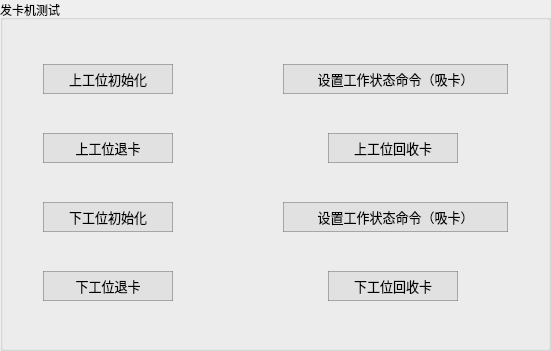
       <widget class="QGroupBox" name="groupBox_20">
        <property name="geometry">
         <rect>
          <x>70</x>
          <y>470</y>
          <width>551</width>
          <height>351</height>
         </rect>
        </property>
        <property name="title">
         <string>发卡机测试</string>
        </property>
        <layout class="QGridLayout" name="gridLayout_19">
         <property name="leftMargin">
          <number>40</number>
         </property>
         <property name="rightMargin">
          <number>40</number>
         </property>
         <item row="1" column="0">
          <layout class="QHBoxLayout" name="horizontalLayout_105">
           <property name="rightMargin">
            <number>0</number>
           </property>
           <item>
            <widget class="QPushButton" name="button_upSlotInit">
             <property name="minimumSize">
              <size>
               <width>130</width>
               <height>30</height>
              </size>
             </property>
             <property name="font">
              <font>
               <pointsize>10</pointsize>
              </font>
             </property>
             <property name="styleSheet">
              <string notr="true">QPushButton{
	border-style:solid;
	border-width:1px;
	color: rgb(0, 0, 0);
	background-color: rgba(225, 225, 225);
	border-color:rgba(100, 100, 100, 120);
}

QPushButton:hover{
	color:rgba(0,0,0,200);
	background-color:rgb(240, 248, 248);
	border-color: rgb(0, 150, 250);
}

QPushButton:pressed{
	border-style:inset;
	color:rgba(0,0,0,150);
	background-color: rgba(225, 225, 225);
	border-color: rgba(0, 163, 245);
}</string>
             </property>
             <property name="text">
              <string>上工位初始化</string>
             </property>
            </widget>
           </item>
           <item>
            <spacer name="horizontalSpacer_58">
             <property name="orientation">
              <enum>Qt::Horizontal</enum>
             </property>
             <property name="sizeHint" stdset="0">
              <size>
               <width>40</width>
               <height>20</height>
              </size>
             </property>
            </spacer>
           </item>
           <item>
            <widget class="QPushButton" name="button_upSlotSetStatus">
             <property name="minimumSize">
              <size>
               <width>225</width>
               <height>30</height>
              </size>
             </property>
             <property name="font">
              <font>
               <pointsize>10</pointsize>
              </font>
             </property>
             <property name="styleSheet">
              <string notr="true">QPushButton{
	border-style:solid;
	border-width:1px;
	color: rgb(0, 0, 0);
	background-color: rgba(225, 225, 225);
	border-color:rgba(100, 100, 100, 120);
}

QPushButton:hover{
	color:rgba(0,0,0,200);
	background-color:rgb(240, 248, 248);
	border-color: rgb(0, 150, 250);
}

QPushButton:pressed{
	border-style:inset;
	color:rgba(0,0,0,150);
	background-color: rgba(225, 225, 225);
	border-color: rgba(0, 163, 245);
}</string>
             </property>
             <property name="text">
              <string>设置工作状态命令（吸卡）</string>
             </property>
            </widget>
           </item>
          </layout>
         </item>
         <item row="3" column="0">
          <layout class="QHBoxLayout" name="horizontalLayout_106">
           <property name="rightMargin">
            <number>0</number>
           </property>
           <item>
            <widget class="QPushButton" name="button_downSlotInit">
             <property name="minimumSize">
              <size>
               <width>130</width>
               <height>30</height>
              </size>
             </property>
             <property name="font">
              <font>
               <pointsize>10</pointsize>
              </font>
             </property>
             <property name="styleSheet">
              <string notr="true">QPushButton{
	border-style:solid;
	border-width:1px;
	color: rgb(0, 0, 0);
	background-color: rgba(225, 225, 225);
	border-color:rgba(100, 100, 100, 120);
}

QPushButton:hover{
	color:rgba(0,0,0,200);
	background-color:rgb(240, 248, 248);
	border-color: rgb(0, 150, 250);
}

QPushButton:pressed{
	border-style:inset;
	color:rgba(0,0,0,150);
	background-color: rgba(225, 225, 225);
	border-color: rgba(0, 163, 245);
}</string>
             </property>
             <property name="text">
              <string>下工位初始化</string>
             </property>
            </widget>
           </item>
           <item>
            <spacer name="horizontalSpacer_59">
             <property name="orientation">
              <enum>Qt::Horizontal</enum>
             </property>
             <property name="sizeHint" stdset="0">
              <size>
               <width>40</width>
               <height>20</height>
              </size>
             </property>
            </spacer>
           </item>
           <item>
            <widget class="QPushButton" name="button_downSlotSetStatus">
             <property name="minimumSize">
              <size>
               <width>225</width>
               <height>30</height>
              </size>
             </property>
             <property name="font">
              <font>
               <pointsize>10</pointsize>
              </font>
             </property>
             <property name="styleSheet">
              <string notr="true">QPushButton{
	border-style:solid;
	border-width:1px;
	color: rgb(0, 0, 0);
	background-color: rgba(225, 225, 225);
	border-color:rgba(100, 100, 100, 120);
}

QPushButton:hover{
	color:rgba(0,0,0,200);
	background-color:rgb(240, 248, 248);
	border-color: rgb(0, 150, 250);
}

QPushButton:pressed{
	border-style:inset;
	color:rgba(0,0,0,150);
	background-color: rgba(225, 225, 225);
	border-color: rgba(0, 163, 245);
}</string>
             </property>
             <property name="text">
              <string>设置工作状态命令（吸卡）</string>
             </property>
            </widget>
           </item>
          </layout>
         </item>
         <item row="2" column="0">
          <layout class="QHBoxLayout" name="horizontalLayout_104">
           <property name="rightMargin">
            <number>50</number>
           </property>
           <item>
            <widget class="QPushButton" name="button_upSlotBackCard">
             <property name="minimumSize">
              <size>
               <width>130</width>
               <height>30</height>
              </size>
             </property>
             <property name="font">
              <font>
               <pointsize>10</pointsize>
              </font>
             </property>
             <property name="styleSheet">
              <string notr="true">QPushButton{
	border-style:solid;
	border-width:1px;
	color: rgb(0, 0, 0);
	background-color: rgba(225, 225, 225);
	border-color:rgba(100, 100, 100, 120);
}

QPushButton:hover{
	color:rgba(0,0,0,200);
	background-color:rgb(240, 248, 248);
	border-color: rgb(0, 150, 250);
}

QPushButton:pressed{
	border-style:inset;
	color:rgba(0,0,0,150);
	background-color: rgba(225, 225, 225);
	border-color: rgba(0, 163, 245);
}</string>
             </property>
             <property name="text">
              <string>上工位退卡</string>
             </property>
            </widget>
           </item>
           <item>
            <spacer name="horizontalSpacer_57">
             <property name="orientation">
              <enum>Qt::Horizontal</enum>
             </property>
             <property name="sizeHint" stdset="0">
              <size>
               <width>40</width>
               <height>20</height>
              </size>
             </property>
            </spacer>
           </item>
           <item>
            <widget class="QPushButton" name="button_upSlotRecoverCard">
             <property name="minimumSize">
              <size>
               <width>130</width>
               <height>30</height>
              </size>
             </property>
             <property name="font">
              <font>
               <pointsize>10</pointsize>
              </font>
             </property>
             <property name="styleSheet">
              <string notr="true">QPushButton{
	border-style:solid;
	border-width:1px;
	color: rgb(0, 0, 0);
	background-color: rgba(225, 225, 225);
	border-color:rgba(100, 100, 100, 120);
}

QPushButton:hover{
	color:rgba(0,0,0,200);
	background-color:rgb(240, 248, 248);
	border-color: rgb(0, 150, 250);
}

QPushButton:pressed{
	border-style:inset;
	color:rgba(0,0,0,150);
	background-color: rgba(225, 225, 225);
	border-color: rgba(0, 163, 245);
}</string>
             </property>
             <property name="text">
              <string>上工位回收卡</string>
             </property>
            </widget>
           </item>
          </layout>
         </item>
         <item row="4" column="0">
          <layout class="QHBoxLayout" name="horizontalLayout_107">
           <property name="rightMargin">
            <number>50</number>
           </property>
           <item>
            <widget class="QPushButton" name="button_downSlotBackCard">
             <property name="minimumSize">
              <size>
               <width>130</width>
               <height>30</height>
              </size>
             </property>
             <property name="font">
              <font>
               <pointsize>10</pointsize>
              </font>
             </property>
             <property name="styleSheet">
              <string notr="true">QPushButton{
	border-style:solid;
	border-width:1px;
	color: rgb(0, 0, 0);
	background-color: rgba(225, 225, 225);
	border-color:rgba(100, 100, 100, 120);
}

QPushButton:hover{
	color:rgba(0,0,0,200);
	background-color:rgb(240, 248, 248);
	border-color: rgb(0, 150, 250);
}

QPushButton:pressed{
	border-style:inset;
	color:rgba(0,0,0,150);
	background-color: rgba(225, 225, 225);
	border-color: rgba(0, 163, 245);
}</string>
             </property>
             <property name="text">
              <string>下工位退卡</string>
             </property>
            </widget>
           </item>
           <item>
            <spacer name="horizontalSpacer_60">
             <property name="orientation">
              <enum>Qt::Horizontal</enum>
             </property>
             <property name="sizeHint" stdset="0">
              <size>
               <width>40</width>
               <height>20</height>
              </size>
             </property>
            </spacer>
           </item>
           <item>
            <widget class="QPushButton" name="button_downSlotRecoverCard">
             <property name="minimumSize">
              <size>
               <width>130</width>
               <height>30</height>
              </size>
             </property>
             <property name="font">
              <font>
               <pointsize>10</pointsize>
              </font>
             </property>
             <property name="styleSheet">
              <string notr="true">QPushButton{
	border-style:solid;
	border-width:1px;
	color: rgb(0, 0, 0);
	background-color: rgba(225, 225, 225);
	border-color:rgba(100, 100, 100, 120);
}

QPushButton:hover{
	color:rgba(0,0,0,200);
	background-color:rgb(240, 248, 248);
	border-color: rgb(0, 150, 250);
}

QPushButton:pressed{
	border-style:inset;
	color:rgba(0,0,0,150);
	background-color: rgba(225, 225, 225);
	border-color: rgba(0, 163, 245);
}</string>
             </property>
             <property name="text">
              <string>下工位回收卡</string>
             </property>
            </widget>
           </item>
          </layout>
         </item>
        </layout>
       </widget>
